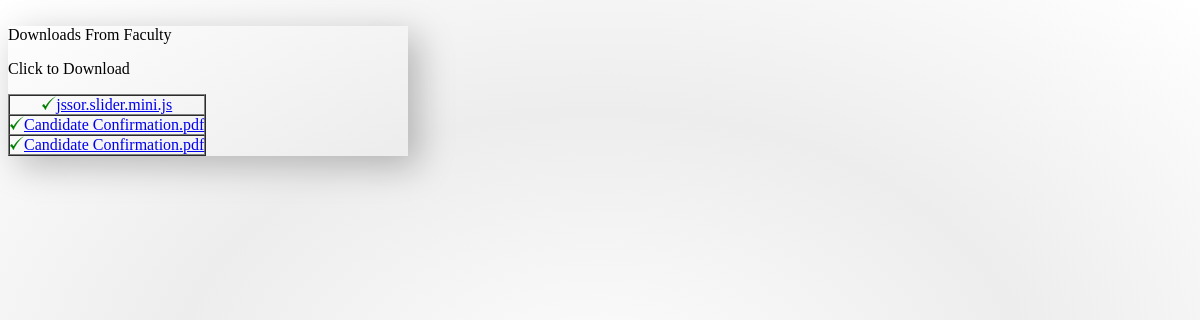
Screenshot of /diff/list_files.php?tname=Prakash&sby=teacher with the database file from the repository.
### tables this page shows
CREATE TABLE IF NOT EXISTS `teacher_details` (
  `Teacher_Id` int(10) NOT NULL AUTO_INCREMENT,
  `First_Name` varchar(20) NOT NULL,
  `Middle_Name` varchar(20) NOT NULL,
  `Last_Name` varchar(20) NOT NULL,
  `DOB` date NOT NULL,
  `Gender` varchar(10) NOT NULL,
  `Designation` varchar(200) NOT NULL,
  `Email` text NOT NULL,
  `Password` varchar(20) NOT NULL,
  `P_Address` text NOT NULL,
  `C_Address` text,
  `State` varchar(15) NOT NULL DEFAULT '',
  `Contact` bigint(15) NOT NULL,
  PRIMARY KEY (`Teacher_Id`)
);

CREATE TABLE IF NOT EXISTS `upload` (
  `id` int(50) NOT NULL AUTO_INCREMENT,
  `name` varchar(200) NOT NULL,
  `uname` varchar(100) NOT NULL,
  `fyear` varchar(100) NOT NULL,
  `sby` varchar(200) NOT NULL,
  PRIMARY KEY (`id`)
);

### diff/list_files.php (the view, shortened to what this page needs)
<html>
	<head>
	</head>
	<body>
			<br />
			<div class="panel panel-default" style="max-width: 400px; -webkit-box-shadow: 10px 10px 33px 0px rgba(0,0,0,0.25); -moz-box-shadow: 10px 10px 33px 0px rgba(0,0,0,0.25); box-shadow: 10px 10px 33px 0px rgba(0,0,0,0.25);">
			<table border="1" class="table table-bordered" id="table1" cellpadding="0" cellspacing="0">
				<div class="panel-heading">
					Downloads From <?php if(isset($_GET['tname'])){ echo "Faculty";}else{echo "Students";} ?>
				</div>
				<div class="panel-body">
					<p>Click to Download</p>
				</div>
				<?php
				if($_GET){
						if(isset($_GET['tname'])){
							$condition="select b.id,b.name,a.First_Name,b.fyear from teacher_details a,upload b,student c where a.Email=b.uname and b.fyear=c.Appearing_Year and b.sby='".$_GET['sby']."' and a.First_Name='".$_GET['tname']."'";
						}else{$condition="select * from upload where sby='".$_GET['sby']."' order by id desc";}
				}else{$condition="select * from upload order by id desc";}
				$select=mysql_query($condition);
				while($row1=mysql_fetch_array($select)){
					$name=$row1['name'];
					?>
					<tr align="center">
						<td>
							<img src="tick.png" width="14" height="14"><a href="download.php?filename=<?php echo $name;?>"><?php echo $name ;?></a>
						</td>
					</tr>
				<?php }?>
				</div>
	</body>
</html>

### diff/list_files.php (style rules this page uses)
body { background: rgba(255,255,255,1); background: -moz-radial-gradient(center, ellipse cover, rgba(255,255,255,1) 0%, rgba(250,250,250,1) 10%, rgba(237,237,237,1) 51%, rgba(255,255,255,1) 100%); background: -webkit-gradient(radial, center center, 0px, center center, 100%, color-stop(0%, rgba(255,255,255,1)), color-stop(10%, rgba(250,250,250,1)), color-stop(51%, rgba(237,237,237,1)), color-stop(100%, rgba(255,255,255,1))); background: -webkit-radial-gradient(center, ellipse cover, rgba(255,255,255,1) 0%, rgba(250,250,250,1) 10%, rgba(237,237,237,1) 51%, rgba(255,255,255,1) 100%); background: -o-radial-gradient(center, ellipse cover, rgba(255,255,255,1) 0%, rgba(250,250,250,1) 10%, rgba(237,237,237,1) 51%, rgba(255,255,255,1) 100%); background: -ms-radial-gradient(center, ellipse cover, rgba(255,255,255,1) 0%, rgba(250,250,250,1) 10%, rgba(237,237,237,1) 51%, rgba(255,255,255,1) 100%); background: radial-gradient(ellipse at center, rgba(255,255,255,1) 0%, rgba(250,250,250,1) 10%, rgba(237,237,237,1) 51%, rgba(255,255,255,1) 100%); filter: progid:DXImageTransform.Microsoft.gradient( startColorstr='#ffffff', endColorstr='#ffffff', GradientType=1 ); }

### rows the page displays
teacher_details: upload.name "jssor.slider.mini.js", upload.name "Candidate Confirmation.pdf"
